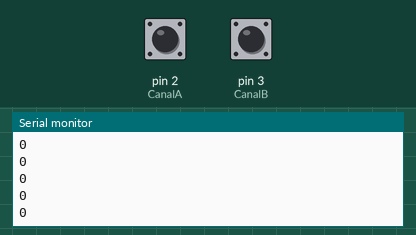
A sketch run on a simulated Arduino Uno, built with avr-gcc and run on an emulated ATmega328P. Parts: the last lines printed to the serial monitor. Inputs (shaded band) come from the test bench; at power-on: pin 2 (CanalA) HIGH, pin 3 (CanalB) HIGH.

Above: at 1.2 s.
1.3 s: pin 2 (CanalA) pulled LOW for 0.15 s
At 1.51 s:
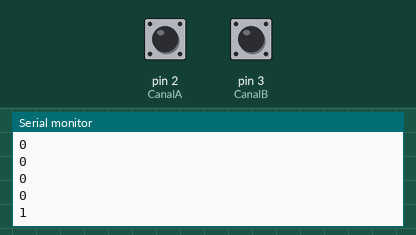
2.9 s: pin 2 (CanalA) pulled LOW for 1 s
At 3.91 s:
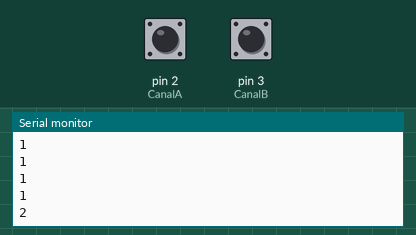
Timing chart, 0 to 5.9 s (numbered marks = the images above; inputs shaded):
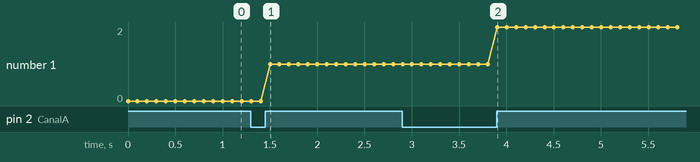

The sketch:

PruebaPosicion_Encoder.ino
```cpp
/*
    Motores con encoders
    Rojo: motor+
    Negro: motor-
    Blue: Vcc
    Green: GND
    Yellow: Flanco A (pin2)
    White: Flanco B (pin3)
 */

 //control de posicion
 //programa que por medio de interrupciones nos dice si estamos girando hacia adelante o hacia atras y mide los pulsos
 #define CanalA 2
 #define CanalB 3
 #define PWM 5
 #define IN2 6
 #define IN1 7

 // INICIALIZACION
 int objetivo;

 volatile long contador = 0;
 float pwr;
 int dir=0;


 void setup() {
     Serial.begin(9600);           // Inicializar puerto serie
     //Serial.println("Holiwi"); // Primer texto de control

     pinMode(CanalA, INPUT_PULLUP);
     pinMode(CanalB, INPUT_PULLUP);

     attachInterrupt(digitalPinToInterrupt(CanalA), Lectura_encoder, RISING);
 }


 // BUCLE
 void loop() {

     //setMotor(dir, pwr, PWM, IN1, IN2);

     Serial.print(contador);
     Serial.println();

     delay(100);
 }


 void Lectura_encoder() {
     int b = digitalRead(CanalB);
     if (b > 0) {
         contador++;
     }
     else {
         contador--;
     }
 }

/*
 void setMotor(int dir, int pwmVal, int pwm, int in1, int in2) {   //dir de rot, velocidad de pwm, pin de pwm, in1 pin, in2 pin
     analogWrite(pwm, pwmVal); //set speed
     if (dir == 1) {
         digitalWrite(in1, HIGH);
         digitalWrite(in2, LOW);
     }
     else if (dir == -1) {
         digitalWrite(in1, LOW);
         digitalWrite(in2, HIGH);
     }
     else {
         digitalWrite(in1, LOW);
         digitalWrite(in2, LOW);
     }
 }
 */
 
```

Measured:
- after the input at 1.3 s, the serial monitor: prints a new line after 0.20 s (image 1)
- after the input at 2.9 s, the serial monitor: prints a new line after 1.0 s (image 2)
- plotted number 1: 0 → 1 after the input at 1.3 s, 1 → 2 after the input at 2.9 s
